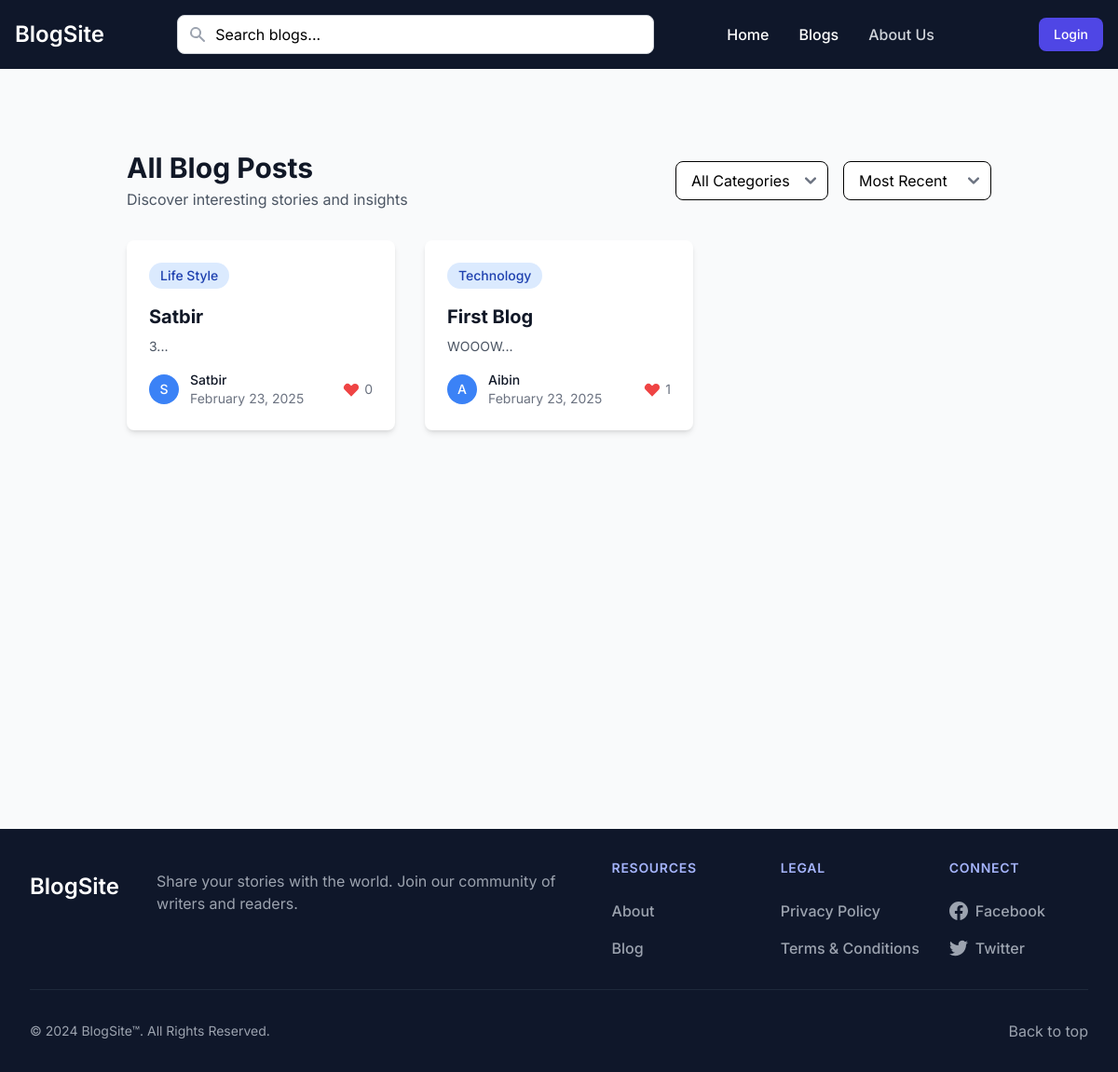
The app's page /blogs, older data.
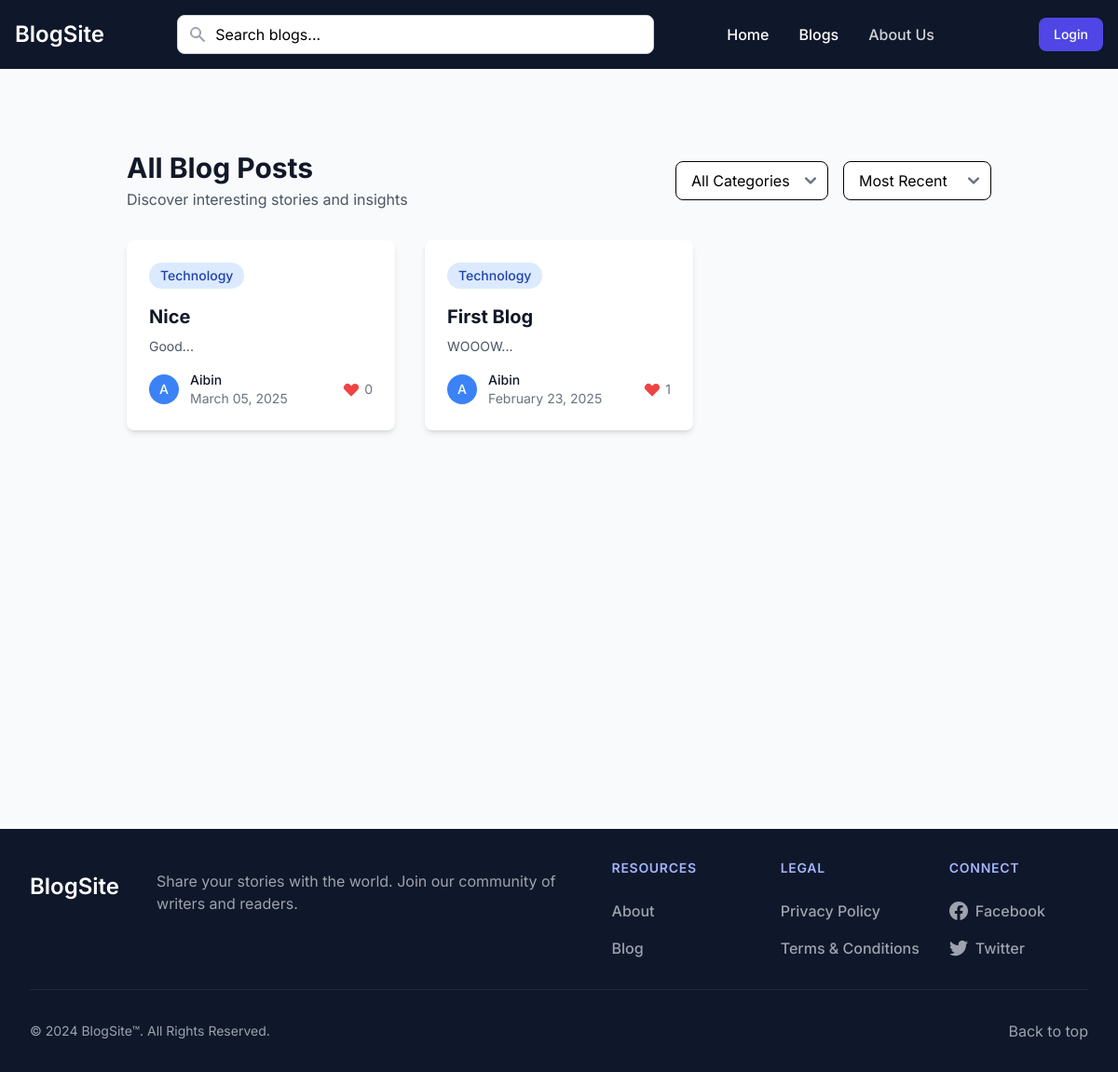
The same page, newer data.
### app.py (models this page shows, shortened)
class Blog(db.Model):
    id = db.Column(db.Integer, primary_key=True)
    title = db.Column(db.String(200), nullable=False)
    content = db.Column(db.Text, nullable=False)
    author_id = db.Column(db.Integer, db.ForeignKey('user.id'), nullable=False)
    category_id = db.Column(db.Integer, db.ForeignKey('category.id'), nullable=False)
    status = db.Column(db.String(20), default='draft')
    moderation_status = db.Column(db.String(20), default='pending')
    moderation_comment = db.Column(db.Text)
    moderated_by = db.Column(db.Integer, db.ForeignKey('user.id'))
    moderated_at = db.Column(db.DateTime)
    created_at = db.Column(db.DateTime, default=datetime.utcnow)
    updated_at = db.Column(db.DateTime, default=datetime.utcnow, onupdate=datetime.utcnow)
    comments = db.relationship('Comment', backref='blog', lazy=True)
    likes = db.relationship('Like', backref='blog', lazy=True)
    author = db.relationship('User', foreign_keys=[author_id], backref='blogs')
    moderator = db.relationship('User', foreign_keys=[moderated_by], backref='moderated_blogs')

class Category(db.Model):
    id = db.Column(db.Integer, primary_key=True)
    name = db.Column(db.String(50), unique=True, nullable=False)
    description = db.Column(db.Text)
    created_at = db.Column(db.DateTime, default=datetime.utcnow)
    updated_at = db.Column(db.DateTime, default=datetime.utcnow, onupdate=datetime.utcnow)
    blogs = db.relationship('Blog', backref='category', lazy=True)

class User(UserMixin, db.Model):
    id = db.Column(db.Integer, primary_key=True)
    name = db.Column(db.String(100), nullable=False)
    email = db.Column(db.String(120), unique=True, nullable=False)
    password = db.Column(db.String(200), nullable=False)
    is_admin = db.Column(db.Boolean, default=False)
    created_at = db.Column(db.DateTime, nullable=False, default=datetime.utcnow)
    updated_at = db.Column(db.DateTime, default=datetime.utcnow, onupdate=datetime.utcnow)

### app.py (the view)
@app.route('/blogs')
def all_blogs():
    page = request.args.get('page', 1, type=int)
    category_id = request.args.get('category', type=int)
    sort = request.args.get('sort', 'recent')  # 'recent', 'popular'
    query = Blog.query.filter(Blog.status == 'published', Blog.moderation_status != 'rejected')
    if category_id:
        query = query.filter_by(category_id=category_id)
    if sort == 'popular':
        query = query.join(Like)\
            .group_by(Blog.id)\
            .order_by(func.count(Like.id).desc())
    else:  # recent
        query = query.order_by(Blog.created_at.desc())
    total_posts = query.count()
    total_pages = ceil(total_posts / app.config['POSTS_PER_PAGE'])
    blogs = query.offset((page - 1) * app.config['POSTS_PER_PAGE'])\
        .limit(app.config['POSTS_PER_PAGE']).all()
    categories = Category.query.all()
    return render_template('blogs.html',
                         blogs=blogs,
                         categories=categories,
                         current_page=page,
                         total_pages=total_pages,
                         current_category=category_id,
                         current_sort=sort,
                         user=current_user)

### app.py (called while the page is built)
@app.context_processor
def utility_processor():
    return {
        'POSTS_PER_PAGE': app.config['POSTS_PER_PAGE'],
        'min': min  # Make min() function available in templates
    }

### templates/blogs.html (shortened to what this page needs)
{% extends "base.html" %}
{% block content %}
<div class="max-w-7xl mx-auto px-4 sm:px-6 lg:px-8 my-10">
    <div class="flex flex-col md:flex-row md:items-center md:justify-between mb-8">
        <div>
            <h1 class="text-3xl font-bold text-gray-900">All Blog Posts</h1>
            <p class="mt-1 text-gray-600">Discover interesting stories and insights</p>
        </div>
        <div class="mt-4 md:mt-0 flex flex-col sm:flex-row gap-4">
            <select onchange="window.location.href=this.value" class="bg-white border rounded-lg px-4 py-2 focus:outline-none focus:ring-2 focus:ring-blue-500">
                <option value="{{ url_for('all_blogs', sort=current_sort) }}" {% if not current_category %}selected{% endif %}>All Categories</option>
            </select>
            <select onchange="window.location.href=this.value" class="bg-white border rounded-lg px-4 py-2 focus:outline-none focus:ring-2 focus:ring-blue-500">
                <option value="{{ url_for('all_blogs', category=current_category) }}"
                        {% if current_sort == 'recent' %}selected{% endif %}>Most Recent</option>
            </select>
        </div>
    </div>
    <div class="grid grid-cols-1 md:grid-cols-2 lg:grid-cols-3 gap-8">
        {% for blog in blogs %}
        <div class="bg-white rounded-lg shadow-md overflow-hidden hover:shadow-xl transition-shadow duration-300">
            <div class="p-6">
                <a href="{{ url_for('view_blog', blog_id=blog.id) }}" class="block">
                    <span class="inline-flex items-center px-3 py-1 rounded-full text-sm font-medium bg-blue-100 text-blue-800 mb-4">
                        {{ blog.category.name }}
                    </span>
                    <h3 class="text-xl font-bold text-gray-900 hover:text-blue-600 mb-2">{{ blog.title }}</h3>
                    <p class="text-gray-600 text-sm">{{ blog.content[:150]|striptags }}...</p>
                </a>
                <div class="mt-4 flex items-center justify-between">
                    <div class="flex items-center">
                        <div class="flex-shrink-0">
                            <div class="h-8 w-8 rounded-full bg-blue-500 flex items-center justify-center">
                                <span class="text-white font-medium text-sm">{{ blog.author.name[:1] }}</span>
                            </div>
                        </div>
                        <div class="ml-3">
                            <p class="text-sm font-medium text-gray-900">{{ blog.author.name }}</p>
                            <p class="text-sm text-gray-500">{{ blog.created_at.strftime('%B %d, %Y') }}</p>
                        </div>
                    </div>
                    <div class="flex items-center text-gray-500">
                        <svg class="w-5 h-5 text-red-500" fill="currentColor" viewBox="0 0 20 20">
                            <path fill-rule="evenodd" d="M3.172 5.172a4 4 0 015.656 0L10 6.343l1.172-1.171a4 4 0 115.656 5.656L10 17.657l-6.828-6.829a4 4 0 010-5.656z" clip-rule="evenodd"></path>
                        </svg>
                        <span class="ml-1 text-sm">{{ blog.likes|length }}</span>
                    </div>
                </div>
            </div>
        </div>
        {% endfor %}
    </div>
</div>
{% endblock %}

Row changes from the older to the newer data that the page shows:
removed Blog: category.name "Life Style", title "Satbir", content "3", author "S", author.name "Satbir", created_at "February 23, 2025", likes|length "0"
added Blog: category.name "Technology", title "Nice", content "Good", author "A", author.name "Aibin", created_at "March 05, 2025", likes|length "0"
